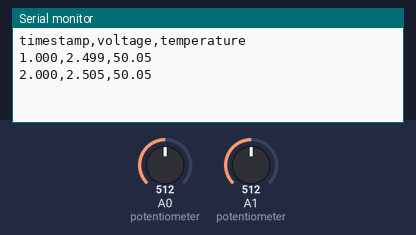
The sketch below on a simulated Arduino Uno, built with avr-gcc and run on an emulated ATmega328P. On the bench: the last lines printed to the serial monitor. Inputs (shaded band) come from the test bench; at power-on: A0 (potentiometer) = 512, A1 (potentiometer) = 512.

Above: at 2.8 s.
2.9 s: A0 (potentiometer) set to 716
At 3.8 s:
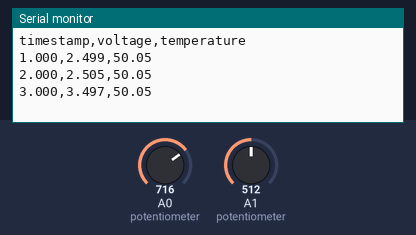
4.4 s: A1 (potentiometer) set to 716
At 5.7 s:
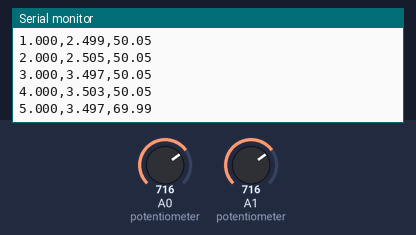
5.9 s: A0 (potentiometer) set to 900
At 6.7 s:
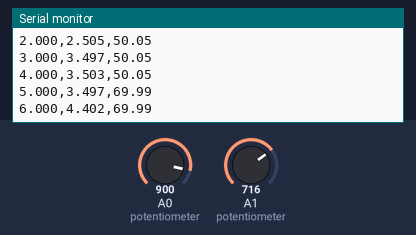
7.4 s: A1 (potentiometer) set to 900
At 8.8 s:
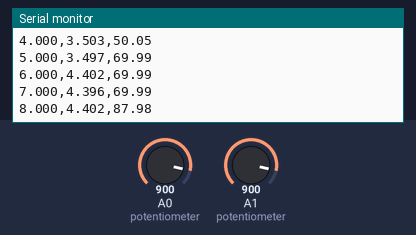
Timing chart, 0 to 9.9 s (numbered marks = the images above; inputs shaded):
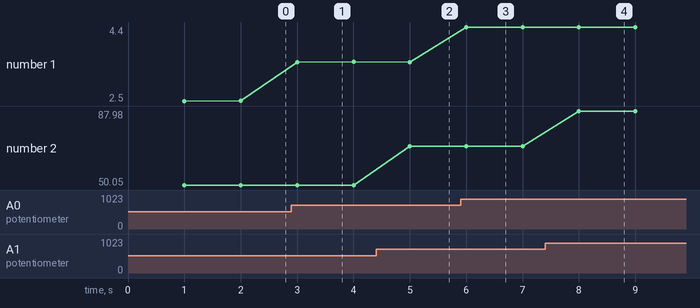

Measured:
- after the input at 2.9 s, the serial monitor: prints a new line after 0.10 s (image 1)
- after the input at 4.4 s, the serial monitor: prints a new line after 0.60 s (image 2)
- after the input at 5.9 s, the serial monitor: prints a new line after 0.10 s (image 3)
- after the input at 7.4 s, the serial monitor: prints a new line after 0.60 s (image 4)
- plotted number 1: 2.5 → 3.5 after the input at 2.9 s, 3.5 → 4.4 after the input at 5.9 s
- plotted number 2: 50.05 → 69.99 after the input at 4.4 s, 69.99 → 87.98 after the input at 7.4 s

The sketch:

sketch.ino
```cpp
// Simulated DUT: two test inputs, one CSV record per second.
// A0 maps to 0..5 V; A1 maps to 0..100 deg C (not a calibrated sensor).
unsigned long lastSample = 0;
unsigned long sample = 0;

void setup() {
  Serial.begin(115200);
  Serial.println("timestamp,voltage,temperature");
}

void loop() {
  unsigned long now = millis();
  if (now - lastSample < 1000) return;
  lastSample = now;
  float voltage = analogRead(A0) * (5.0f / 1023.0f);
  float temperature = analogRead(A1) * (100.0f / 1023.0f);
  // Explicit synthetic ripple avoids a perfectly fixed pot looking stuck.
  // Remove this line to demonstrate the repeated-value detector.
  voltage += (sample % 2 == 0) ? -0.003f : 0.003f;
  sample++;
  Serial.print(now / 1000.0f, 3);
  Serial.print(',');
  Serial.print(voltage, 3);
  Serial.print(',');
  Serial.println(temperature, 2);
}
```
